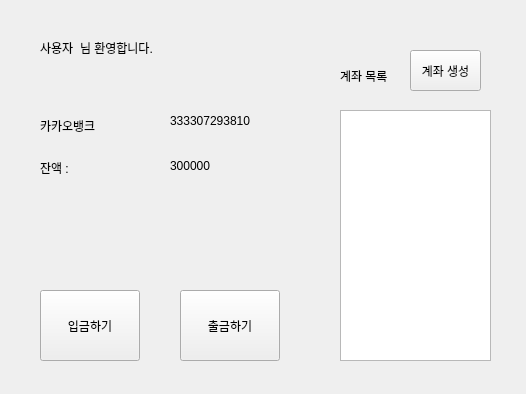
<?xml version="1.0" encoding="UTF-8"?>
<ui version="4.0">
 <class>UserAccountDisplay</class>
 <widget class="QWidget" name="UserAccountDisplay">
  <property name="geometry">
   <rect>
    <x>0</x>
    <y>0</y>
    <width>526</width>
    <height>394</height>
   </rect>
  </property>
  <property name="windowTitle">
   <string>UserAccountDisplay</string>
  </property>
  <widget class="QLabel" name="label_6">
   <property name="geometry">
    <rect>
     <x>40</x>
     <y>160</y>
     <width>91</width>
     <height>16</height>
    </rect>
   </property>
   <property name="text">
    <string>잔액 :</string>
   </property>
  </widget>
  <widget class="QLabel" name="label_2">
   <property name="geometry">
    <rect>
     <x>80</x>
     <y>40</y>
     <width>101</width>
     <height>16</height>
    </rect>
   </property>
   <property name="text">
    <string>님 환영합니다. </string>
   </property>
  </widget>
  <widget class="QListView" name="listView_2">
   <property name="geometry">
    <rect>
     <x>340</x>
     <y>110</y>
     <width>151</width>
     <height>251</height>
    </rect>
   </property>
  </widget>
  <widget class="QLabel" name="label_5">
   <property name="geometry">
    <rect>
     <x>170</x>
     <y>100</y>
     <width>161</width>
     <height>41</height>
    </rect>
   </property>
   <property name="text">
    <string>333307293810</string>
   </property>
  </widget>
  <widget class="QPushButton" name="pushButton_3">
   <property name="geometry">
    <rect>
     <x>180</x>
     <y>290</y>
     <width>100</width>
     <height>71</height>
    </rect>
   </property>
   <property name="text">
    <string>출금하기</string>
   </property>
  </widget>
  <widget class="QLabel" name="label_3">
   <property name="geometry">
    <rect>
     <x>340</x>
     <y>60</y>
     <width>61</width>
     <height>31</height>
    </rect>
   </property>
   <property name="text">
    <string>계좌 목록</string>
   </property>
  </widget>
  <widget class="QLabel" name="label_4">
   <property name="geometry">
    <rect>
     <x>40</x>
     <y>110</y>
     <width>71</width>
     <height>31</height>
    </rect>
   </property>
   <property name="text">
    <string>카카오뱅크</string>
   </property>
  </widget>
  <widget class="QLabel" name="label">
   <property name="geometry">
    <rect>
     <x>40</x>
     <y>40</y>
     <width>58</width>
     <height>16</height>
    </rect>
   </property>
   <property name="text">
    <string>사용자</string>
   </property>
  </widget>
  <widget class="QLabel" name="label_7">
   <property name="geometry">
    <rect>
     <x>170</x>
     <y>150</y>
     <width>151</width>
     <height>31</height>
    </rect>
   </property>
   <property name="text">
    <string>300000</string>
   </property>
  </widget>
  <widget class="QPushButton" name="pushButton_2">
   <property name="geometry">
    <rect>
     <x>40</x>
     <y>290</y>
     <width>100</width>
     <height>71</height>
    </rect>
   </property>
   <property name="text">
    <string>입금하기</string>
   </property>
  </widget>
  <widget class="QPushButton" name="pushButton">
   <property name="geometry">
    <rect>
     <x>410</x>
     <y>50</y>
     <width>71</width>
     <height>41</height>
    </rect>
   </property>
   <property name="text">
    <string>계좌 생성</string>
   </property>
  </widget>
 </widget>
 <resources/>
 <connections/>
</ui>
